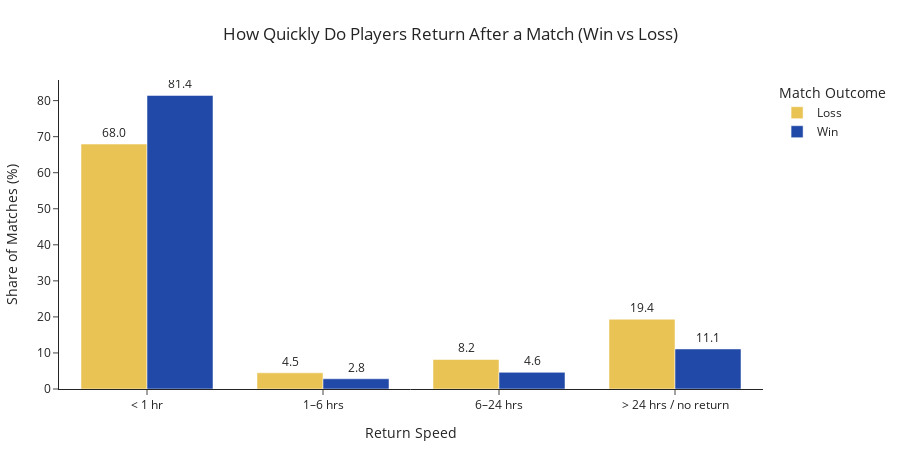

This figure's notebook cell:
### Code cell
fig1.update_layout(
    width=900,          # <--- reduce width (try 700–900)
    height=450,         # optional: slightly shorter
    template="simple_white",
    yaxis_tickformat=".0f",
    uniformtext_minsize=10,
    uniformtext_mode="hide",
    bargap=0.25,
    title_x=0.5,
    margin=dict(l=40, r=40, t=80, b=40)   # cleaner spacing
)

### Figure 1 — Plotly figure (JSON) as saved in the notebook; plotly's stock layout.template omitted (floating-point values rounded to 4 significant figures)
{"data": [{"alignmentgroup": "True", "hovertemplate": "Match Outcome=Loss<br>Return Speed=%{x}<br>Share of Matches (%)=%{text}<extra></extra>", "legendgroup": "Loss", "marker": {"color": "#E9C455", "pattern": {"shape": ""}}, "name": "Loss", "offsetgroup": "Loss", "orientation": "v", "showlegend": true, "text": [67.95, 4.5, 8.186, 19.36], "textposition": "outside", "texttemplate": "%{text:.1f}", "type": "bar", "x": ["< 1 hr", "1–6 hrs", "6–24 hrs", "> 24 hrs / no return"], "xaxis": "x", "y": [67.95, 4.5, 8.186, 19.36], "yaxis": "y"}, {"alignmentgroup": "True", "hovertemplate": "Match Outcome=Win<br>Return Speed=%{x}<br>Share of Matches (%)=%{text}<extra></extra>", "legendgroup": "Win", "marker": {"color": "#2149A7", "pattern": {"shape": ""}}, "name": "Win", "offsetgroup": "Win", "orientation": "v", "showlegend": true, "text": [81.43, 2.834, 4.62, 11.11], "textposition": "outside", "texttemplate": "%{text:.1f}", "type": "bar", "x": ["< 1 hr", "1–6 hrs", "6–24 hrs", "> 24 hrs / no return"], "xaxis": "x", "y": [81.43, 2.834, 4.62, 11.11], "yaxis": "y"}], "layout": {"bargap": 0.25, "barmode": "group", "height": 450, "legend": {"title": {"text": "Match Outcome"}, "tracegroupgap": 0}, "margin": {"b": 40, "l": 40, "r": 40, "t": 80}, "title": {"text": "How Quickly Do Players Return After a Match (Win vs Loss)", "x": 0.5}, "uniformtext": {"minsize": 10, "mode": "hide"}, "width": 900, "xaxis": {"anchor": "y", "autorange": true, "categoryarray": ["< 1 hr", "1–6 hrs", "6–24 hrs", "> 24 hrs / no return"], "categoryorder": "array", "domain": [0, 1], "range": [-0.5, 3.5], "title": {"text": "Return Speed"}, "type": "category"}, "yaxis": {"anchor": "x", "autorange": true, "domain": [0, 1], "range": [0, 85.72], "tickformat": ".0f", "title": {"text": "Share of Matches (%)"}, "type": "linear"}}}
